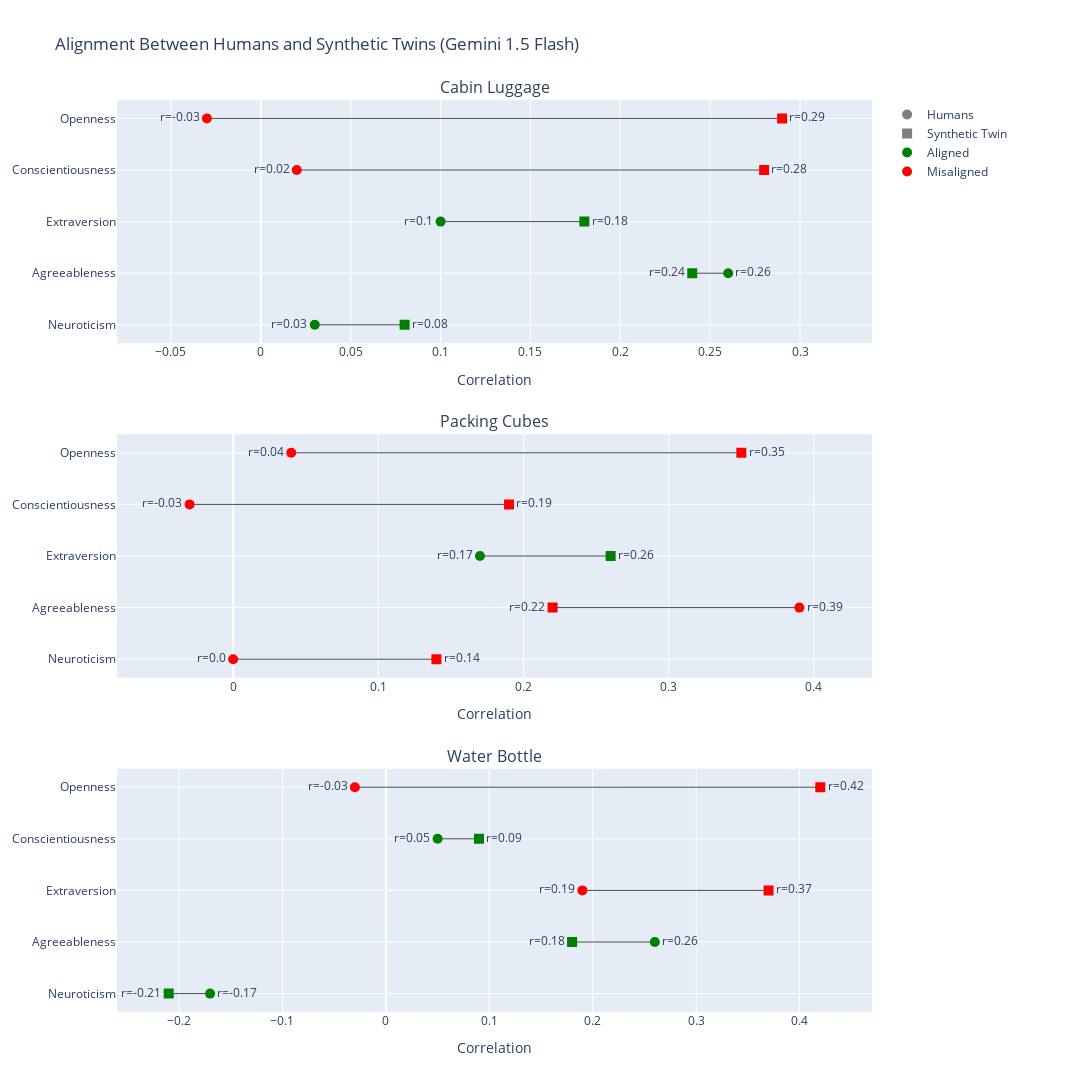

The code cell stored with this chart in its notebook:
### Code cell
plot_alignment_with_humans("gemini-1.5-flash")

### Figure 1 — Plotly figure (JSON) as saved in the notebook; plotly's stock layout.template omitted (floating-point values rounded to 4 significant figures)
{"data": [{"line": {"color": "black", "width": 1}, "mode": "lines", "opacity": 0.7, "showlegend": false, "type": "scatter", "x": [-0.03, 0.29], "xaxis": "x", "y": ["Openness", "Openness"], "yaxis": "y"}, {"marker": {"color": "red", "size": 10, "symbol": "circle"}, "mode": "markers+text", "showlegend": false, "text": ["r=-0.03"], "textposition": "middle left", "type": "scatter", "x": [-0.03], "xaxis": "x", "y": ["Openness"], "yaxis": "y"}, {"marker": {"color": "red", "size": 10, "symbol": "square"}, "mode": "markers+text", "showlegend": false, "text": ["r=0.29"], "textposition": "middle right", "type": "scatter", "x": [0.29], "xaxis": "x", "y": ["Openness"], "yaxis": "y"}, {"line": {"color": "black", "width": 1}, "mode": "lines", "opacity": 0.7, "showlegend": false, "type": "scatter", "x": [0.02, 0.28], "xaxis": "x", "y": ["Conscientiousness", "Conscientiousness"], "yaxis": "y"}, {"marker": {"color": "red", "size": 10, "symbol": "circle"}, "mode": "markers+text", "showlegend": false, "text": ["r=0.02"], "textposition": "middle left", "type": "scatter", "x": [0.02], "xaxis": "x", "y": ["Conscientiousness"], "yaxis": "y"}, {"marker": {"color": "red", "size": 10, "symbol": "square"}, "mode": "markers+text", "showlegend": false, "text": ["r=0.28"], "textposition": "middle right", "type": "scatter", "x": [0.28], "xaxis": "x", "y": ["Conscientiousness"], "yaxis": "y"}, {"line": {"color": "black", "width": 1}, "mode": "lines", "opacity": 0.7, "showlegend": false, "type": "scatter", "x": [0.1, 0.18], "xaxis": "x", "y": ["Extraversion", "Extraversion"], "yaxis": "y"}, {"marker": {"color": "green", "size": 10, "symbol": "circle"}, "mode": "markers+text", "showlegend": false, "text": ["r=0.1"], "textposition": "middle left", "type": "scatter", "x": [0.1], "xaxis": "x", "y": ["Extraversion"], "yaxis": "y"}, {"marker": {"color": "green", "size": 10, "symbol": "square"}, "mode": "markers+text", "showlegend": false, "text": ["r=0.18"], "textposition": "middle right", "type": "scatter", "x": [0.18], "xaxis": "x", "y": ["Extraversion"], "yaxis": "y"}, {"line": {"color": "black", "width": 1}, "mode": "lines", "opacity": 0.7, "showlegend": false, "type": "scatter", "x": [0.26, 0.24], "xaxis": "x", "y": ["Agreeableness", "Agreeableness"], "yaxis": "y"}, {"marker": {"color": "green", "size": 10, "symbol": "circle"}, "mode": "markers+text", "showlegend": false, "text": ["r=0.26"], "textposition": "middle right", "type": "scatter", "x": [0.26], "xaxis": "x", "y": ["Agreeableness"], "yaxis": "y"}, {"marker": {"color": "green", "size": 10, "symbol": "square"}, "mode": "markers+text", "showlegend": false, "text": ["r=0.24"], "textposition": "middle left", "type": "scatter", "x": [0.24], "xaxis": "x", "y": ["Agreeableness"], "yaxis": "y"}, {"line": {"color": "black", "width": 1}, "mode": "lines", "opacity": 0.7, "showlegend": false, "type": "scatter", "x": [0.03, 0.08], "xaxis": "x", "y": ["Neuroticism", "Neuroticism"], "yaxis": "y"}, {"marker": {"color": "green", "size": 10, "symbol": "circle"}, "mode": "markers+text", "showlegend": false, "text": ["r=0.03"], "textposition": "middle left", "type": "scatter", "x": [0.03], "xaxis": "x", "y": ["Neuroticism"], "yaxis": "y"}, {"marker": {"color": "green", "size": 10, "symbol": "square"}, "mode": "markers+text", "showlegend": false, "text": ["r=0.08"], "textposition": "middle right", "type": "scatter", "x": [0.08], "xaxis": "x", "y": ["Neuroticism"], "yaxis": "y"}, {"line": {"color": "black", "width": 1}, "mode": "lines", "opacity": 0.7, "showlegend": false, "type": "scatter", "x": [0.04, 0.35], "xaxis": "x2", "y": ["Openness", "Openness"], "yaxis": "y2"}, {"marker": {"color": "red", "size": 10, "symbol": "circle"}, "mode": "markers+text", "showlegend": false, "text": ["r=0.04"], "textposition": "middle left", "type": "scatter", "x": [0.04], "xaxis": "x2", "y": ["Openness"], "yaxis": "y2"}, {"marker": {"color": "red", "size": 10, "symbol": "square"}, "mode": "markers+text", "showlegend": false, "text": ["r=0.35"], "textposition": "middle right", "type": "scatter", "x": [0.35], "xaxis": "x2", "y": ["Openness"], "yaxis": "y2"}, {"line": {"color": "black", "width": 1}, "mode": "lines", "opacity": 0.7, "showlegend": false, "type": "scatter", "x": [-0.03, 0.19], "xaxis": "x2", "y": ["Conscientiousness", "Conscientiousness"], "yaxis": "y2"}, {"marker": {"color": "red", "size": 10, "symbol": "circle"}, "mode": "markers+text", "showlegend": false, "text": ["r=-0.03"], "textposition": "middle left", "type": "scatter", "x": [-0.03], "xaxis": "x2", "y": ["Conscientiousness"], "yaxis": "y2"}, {"marker": {"color": "red", "size": 10, "symbol": "square"}, "mode": "markers+text", "showlegend": false, "text": ["r=0.19"], "textposition": "middle right", "type": "scatter", "x": [0.19], "xaxis": "x2", "y": ["Conscientiousness"], "yaxis": "y2"}, {"line": {"color": "black", "width": 1}, "mode": "lines", "opacity": 0.7, "showlegend": false, "type": "scatter", "x": [0.17, 0.26], "xaxis": "x2", "y": ["Extraversion", "Extraversion"], "yaxis": "y2"}, {"marker": {"color": "green", "size": 10, "symbol": "circle"}, "mode": "markers+text", "showlegend": false, "text": ["r=0.17"], "textposition": "middle left", "type": "scatter", "x": [0.17], "xaxis": "x2", "y": ["Extraversion"], "yaxis": "y2"}, {"marker": {"color": "green", "size": 10, "symbol": "square"}, "mode": "markers+text", "showlegend": false, "text": ["r=0.26"], "textposition": "middle right", "type": "scatter", "x": [0.26], "xaxis": "x2", "y": ["Extraversion"], "yaxis": "y2"}, {"line": {"color": "black", "width": 1}, "mode": "lines", "opacity": 0.7, "showlegend": false, "type": "scatter", "x": [0.39, 0.22], "xaxis": "x2", "y": ["Agreeableness", "Agreeableness"], "yaxis": "y2"}, {"marker": {"color": "red", "size": 10, "symbol": "circle"}, "mode": "markers+text", "showlegend": false, "text": ["r=0.39"], "textposition": "middle right", "type": "scatter", "x": [0.39], "xaxis": "x2", "y": ["Agreeableness"], "yaxis": "y2"}, {"marker": {"color": "red", "size": 10, "symbol": "square"}, "mode": "markers+text", "showlegend": false, "text": ["r=0.22"], "textposition": "middle left", "type": "scatter", "x": [0.22], "xaxis": "x2", "y": ["Agreeableness"], "yaxis": "y2"}, {"line": {"color": "black", "width": 1}, "mode": "lines", "opacity": 0.7, "showlegend": false, "type": "scatter", "x": [0, 0.14], "xaxis": "x2", "y": ["Neuroticism", "Neuroticism"], "yaxis": "y2"}, {"marker": {"color": "red", "size": 10, "symbol": "circle"}, "mode": "markers+text", "showlegend": false, "text": ["r=0.0"], "textposition": "middle left", "type": "scatter", "x": [0], "xaxis": "x2", "y": ["Neuroticism"], "yaxis": "y2"}, {"marker": {"color": "red", "size": 10, "symbol": "square"}, "mode": "markers+text", "showlegend": false, "text": ["r=0.14"], "textposition": "middle right", "type": "scatter", "x": [0.14], "xaxis": "x2", "y": ["Neuroticism"], "yaxis": "y2"}, {"line": {"color": "black", "width": 1}, "mode": "lines", "opacity": 0.7, "showlegend": false, "type": "scatter", "x": [-0.03, 0.42], "xaxis": "x3", "y": ["Openness", "Openness"], "yaxis": "y3"}, {"marker": {"color": "red", "size": 10, "symbol": "circle"}, "mode": "markers+text", "showlegend": false, "text": ["r=-0.03"], "textposition": "middle left", "type": "scatter", "x": [-0.03], "xaxis": "x3", "y": ["Openness"], "yaxis": "y3"}, {"marker": {"color": "red", "size": 10, "symbol": "square"}, "mode": "markers+text", "showlegend": false, "text": ["r=0.42"], "textposition": "middle right", "type": "scatter", "x": [0.42], "xaxis": "x3", "y": ["Openness"], "yaxis": "y3"}, {"line": {"color": "black", "width": 1}, "mode": "lines", "opacity": 0.7, "showlegend": false, "type": "scatter", "x": [0.05, 0.09], "xaxis": "x3", "y": ["Conscientiousness", "Conscientiousness"], "yaxis": "y3"}, {"marker": {"color": "green", "size": 10, "symbol": "circle"}, "mode": "markers+text", "showlegend": false, "text": ["r=0.05"], "textposition": "middle left", "type": "scatter", "x": [0.05], "xaxis": "x3", "y": ["Conscientiousness"], "yaxis": "y3"}, {"marker": {"color": "green", "size": 10, "symbol": "square"}, "mode": "markers+text", "showlegend": false, "text": ["r=0.09"], "textposition": "middle right", "type": "scatter", "x": [0.09], "xaxis": "x3", "y": ["Conscientiousness"], "yaxis": "y3"}, {"line": {"color": "black", "width": 1}, "mode": "lines", "opacity": 0.7, "showlegend": false, "type": "scatter", "x": [0.19, 0.37], "xaxis": "x3", "y": ["Extraversion", "Extraversion"], "yaxis": "y3"}, {"marker": {"color": "red", "size": 10, "symbol": "circle"}, "mode": "markers+text", "showlegend": false, "text": ["r=0.19"], "textposition": "middle left", "type": "scatter", "x": [0.19], "xaxis": "x3", "y": ["Extraversion"], "yaxis": "y3"}, {"marker": {"color": "red", "size": 10, "symbol": "square"}, "mode": "markers+text", "showlegend": false, "text": ["r=0.37"], "textposition": "middle right", "type": "scatter", "x": [0.37], "xaxis": "x3", "y": ["Extraversion"], "yaxis": "y3"}, {"line": {"color": "black", "width": 1}, "mode": "lines", "opacity": 0.7, "showlegend": false, "type": "scatter", "x": [0.26, 0.18], "xaxis": "x3", "y": ["Agreeableness", "Agreeableness"], "yaxis": "y3"}, {"marker": {"color": "green", "size": 10, "symbol": "circle"}, "mode": "markers+text", "showlegend": false, "text": ["r=0.26"], "textposition": "middle right", "type": "scatter", "x": [0.26], "xaxis": "x3", "y": ["Agreeableness"], "yaxis": "y3"}, {"marker": {"color": "green", "size": 10, "symbol": "square"}, "mode": "markers+text", "showlegend": false, "text": ["r=0.18"], "textposition": "middle left", "type": "scatter", "x": [0.18], "xaxis": "x3", "y": ["Agreeableness"], "yaxis": "y3"}, {"line": {"color": "black", "width": 1}, "mode": "lines", "opacity": 0.7, "showlegend": false, "type": "scatter", "x": [-0.17, -0.21], "xaxis": "x3", "y": ["Neuroticism", "Neuroticism"], "yaxis": "y3"}, {"marker": {"color": "green", "size": 10, "symbol": "circle"}, "mode": "markers+text", "showlegend": false, "text": ["r=-0.17"], "textposition": "middle right", "type": "scatter", "x": [-0.17], "xaxis": "x3", "y": ["Neuroticism"], "yaxis": "y3"}, {"marker": {"color": "green", "size": 10, "symbol": "square"}, "mode": "markers+text", "showlegend": false, "text": ["r=-0.21"], "textposition": "middle left", "type": "scatter", "x": [-0.21], "xaxis": "x3", "y": ["Neuroticism"], "yaxis": "y3"}, {"marker": {"color": "gray", "size": 10, "symbol": "circle"}, "mode": "markers", "name": "Humans", "type": "scatter", "x": [null], "y": [null]}, {"marker": {"color": "gray", "size": 10, "symbol": "square"}, "mode": "markers", "name": "Synthetic Twin", "type": "scatter", "x": [null], "y": [null]}, {"marker": {"color": "green", "size": 10, "symbol": "circle"}, "mode": "markers", "name": "Aligned", "type": "scatter", "x": [null], "y": [null]}, {"marker": {"color": "red", "size": 10, "symbol": "circle"}, "mode": "markers", "name": "Misaligned", "type": "scatter", "x": [null], "y": [null]}], "layout": {"annotations": [{"font": {"size": 16}, "showarrow": false, "text": "Cabin Luggage", "x": 0.5, "xanchor": "center", "xref": "paper", "y": 1, "yanchor": "bottom", "yref": "paper"}, {"font": {"size": 16}, "showarrow": false, "text": "Packing Cubes", "x": 0.5, "xanchor": "center", "xref": "paper", "y": 0.6333, "yanchor": "bottom", "yref": "paper"}, {"font": {"size": 16}, "showarrow": false, "text": "Water Bottle", "x": 0.5, "xanchor": "center", "xref": "paper", "y": 0.2667, "yanchor": "bottom", "yref": "paper"}], "height": 1400, "legend": {"borderwidth": 0, "font": {"size": 12}, "traceorder": "normal", "x": 1.02, "y": 1}, "margin": {"b": 80, "l": 100, "r": 220, "t": 100}, "title": {"text": "Alignment Between Humans and Synthetic Twins (Gemini 1.5 Flash)"}, "width": 1300, "xaxis": {"anchor": "y", "domain": [0, 1], "range": [-0.08, 0.34], "title": {"text": "Correlation"}}, "xaxis2": {"anchor": "y2", "domain": [0, 1], "range": [-0.08, 0.44], "title": {"text": "Correlation"}}, "xaxis3": {"anchor": "y3", "domain": [0, 1], "range": [-0.26, 0.47], "title": {"text": "Correlation"}}, "yaxis": {"anchor": "x", "categoryarray": ["Neuroticism", "Agreeableness", "Extraversion", "Conscientiousness", "Openness"], "categoryorder": "array", "domain": [0.7333, 1]}, "yaxis2": {"anchor": "x2", "categoryarray": ["Neuroticism", "Agreeableness", "Extraversion", "Conscientiousness", "Openness"], "categoryorder": "array", "domain": [0.3667, 0.6333]}, "yaxis3": {"anchor": "x3", "categoryarray": ["Neuroticism", "Agreeableness", "Extraversion", "Conscientiousness", "Openness"], "categoryorder": "array", "domain": [0, 0.2667]}}}
